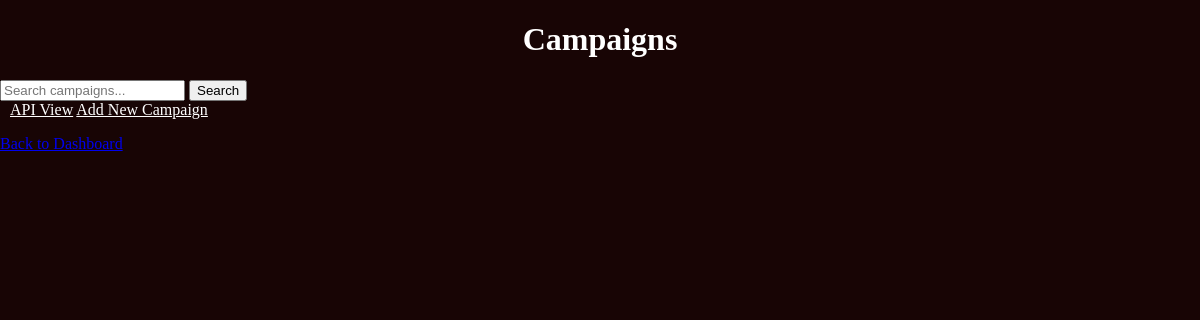
Before: /campaigns/ with the older database file.
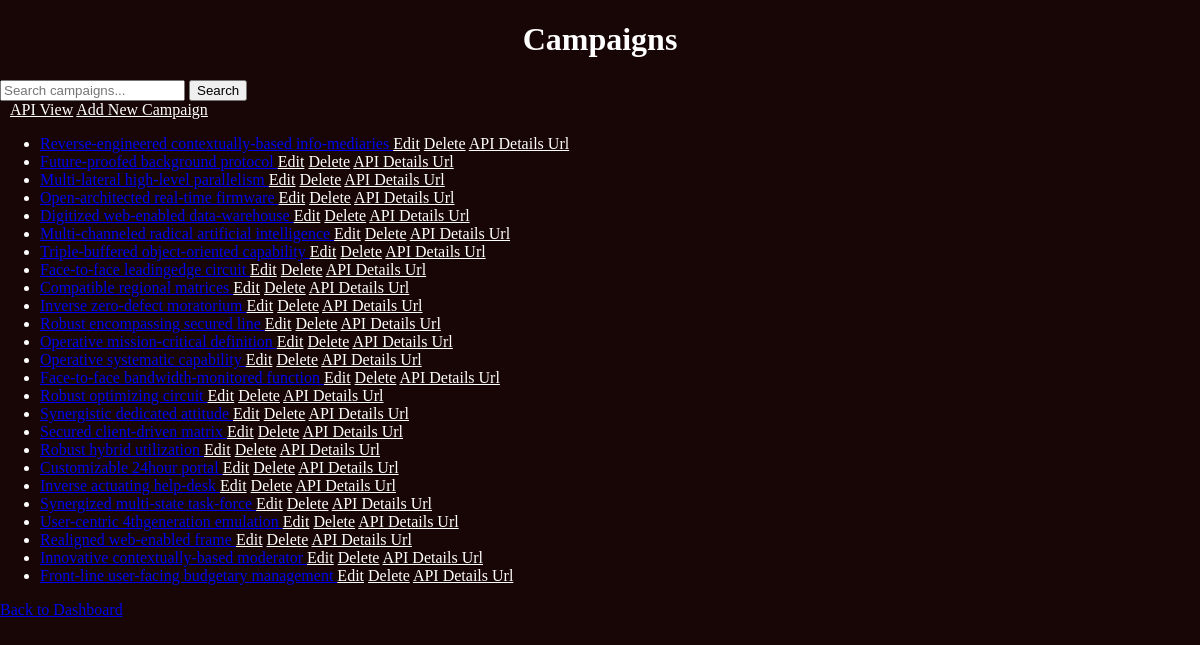
After: the same page with the newer database file.
### campaigns/models.py (models this page shows, shortened)
class Campaign(models.Model):
    name = models.CharField(max_length=100)
    description = models.TextField()
    goal_amount = models.DecimalField(max_digits=10, decimal_places=2)
    collected_amount = models.DecimalField(max_digits=10, decimal_places=2, default=0)
    start_date = models.DateField()
    end_date = models.DateField()
    startup = models.ForeignKey(Startup, on_delete=models.CASCADE)

### campaigns/views.py (the view)
# urls.py: path('campaigns/', CampaignListView.as_view(), name='campaign_list'),
class CampaignListView(ListView):
    model = Campaign
    template_name = 'campaign_list.html'
    context_object_name = 'campaigns'
    def get_queryset(self):
        query = self.request.GET.get('q')
        if query:
            return Campaign.objects.filter(
            Q(name__icontains=query) |
            Q(description__icontains=query) |
            Q(startup__name__icontains=query)
        )
        return Campaign.objects.all()

### campaigns/templates/campaign_list.html (shortened to what this page needs)
{% load static %}
<!DOCTYPE html>
<html lang="en">
<head>
    <link rel="stylesheet" href="{% static 'campaigns/startup.css' %}">
</head>
<body>
<div class="main">
<h1>Campaigns</h1>
<form method="get">
    <input type="text" name="q" placeholder="Search campaigns...">
    <button type="submit">Search</button>
</form>
<a href="{% url 'campaigns:api_campaign_list_create' %}" class="btn btn-info" style="margin-left: 10px;">API View</a>
<a href="{% url 'campaigns:campaign_create' %}" class="btn btn-primary">Add New Campaign</a>
<ul>
    {% for campaign in campaigns %}
        <li>
            <a href="{% url 'campaigns:campaign_detail' campaign.pk %}">
                {{ campaign.name }}
            </a>
            <a href="{% url 'campaigns:campaign_update' campaign.pk %}" class="btn btn-secondary btn-sm">Edit</a>
            <a href="{% url 'campaigns:campaign_delete' campaign.pk %}" class="btn btn-danger btn-sm">Delete</a>
			<a href="{% url 'campaigns:api_campaign_detail' campaign.id %}" class="btn btn-info">API Details Url</a>
        </li>
    {% endfor %}
</ul>
<a href="{% url 'campaigns:user_view' %}">Back to Dashboard</a>
</div>
</body>
</html>

Changed rows visible on the page:
added Campaign: name "Reverse-engineered contextually-based info-mediaries"
added Campaign: name "Future-proofed background protocol"
added Campaign: name "Multi-lateral high-level parallelism"
added Campaign: name "Open-architected real-time firmware"
added Campaign: name "Digitized web-enabled data-warehouse"
added Campaign: name "Multi-channeled radical artificial intelligence"
added Campaign: name "Triple-buffered object-oriented capability"
added Campaign: name "Face-to-face leadingedge circuit"
added Campaign: name "Compatible regional matrices"
added Campaign: name "Inverse zero-defect moratorium"
added Campaign: name "Robust encompassing secured line"
added Campaign: name "Operative mission-critical definition"
added Campaign: name "Operative systematic capability"
added Campaign: name "Face-to-face bandwidth-monitored function"
added Campaign: name "Robust optimizing circuit"
added Campaign: name "Synergistic dedicated attitude"
added Campaign: name "Secured client-driven matrix"
added Campaign: name "Robust hybrid utilization"
added Campaign: name "Customizable 24hour portal"
added Campaign: name "Inverse actuating help-desk"
added Campaign: name "Synergized multi-state task-force"
added Campaign: name "User-centric 4thgeneration emulation"
added Campaign: name "Realigned web-enabled frame"
added Campaign: name "Innovative contextually-based moderator"
added Campaign: name "Front-line user-facing budgetary management"
